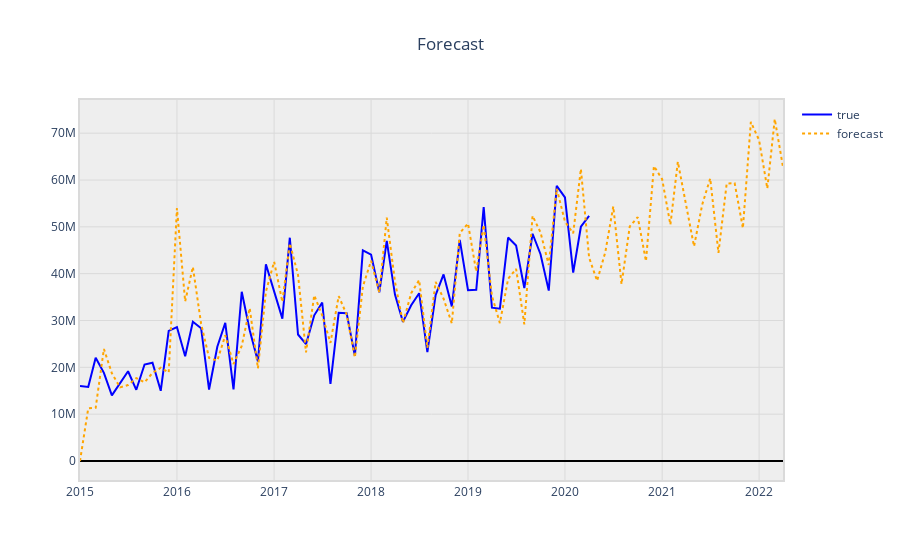

Source (notebook cell):
### Code cell
fig = go.Figure()
fig.add_trace(go.Scatter(x=df_merged['Period'], y=df_merged['Revenue'], name='true', line={'color': 'blue', 'dash': 'solid'}))
fig.add_trace(go.Scatter(x=df_merged['Period'], y=df_merged['forecast'], name='forecast', line={'color': 'orange', 'dash': 'dot'}))
fig.update({'layout': {'title': {'text': 'Forecast',
                                 'x': 0.5},
                       'paper_bgcolor': 'rgb(255, 255, 255)',
                       'plot_bgcolor': 'rgb(238, 238, 238)'}})
fig.update_xaxes(showline=True, linecolor='rgb(218, 218, 218)', linewidth=2, mirror=True,
                 showgrid=True, gridwidth=1, gridcolor='rgb(218, 218, 218)', zerolinecolor='rgb(0, 0, 0)')
fig.update_yaxes(showline=True, linecolor='rgb(218, 218, 218)', linewidth=2, mirror=True,
                 showgrid=True, gridwidth=1, gridcolor='rgb(218, 218, 218)', zerolinecolor='rgb(0, 0, 0)')
fig.show()
